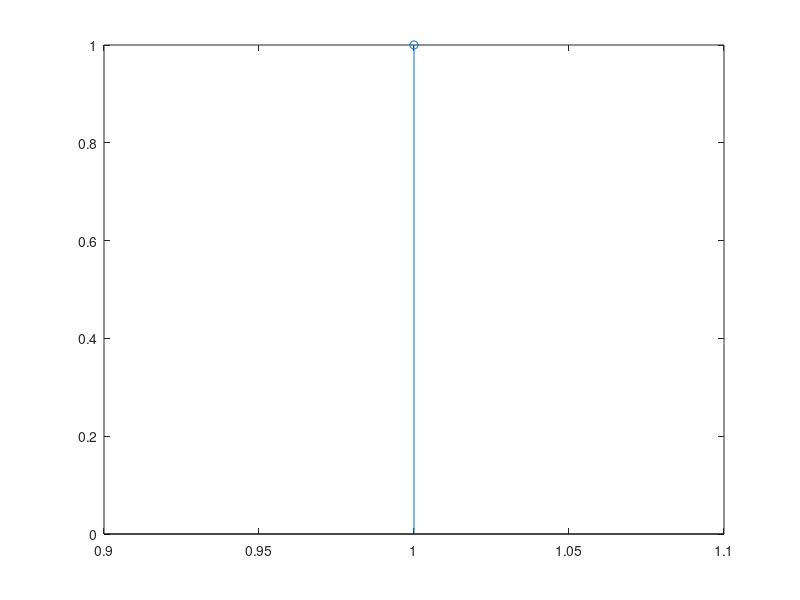

Write MATLAB code to recreate this figure. (Note: this script raises an error after producing the figure.)
for numberOfElements = [1,3,5,10,50,500]

    x = zeros(1,numberOfElements);
    for i=1:2:(numberOfElements*2-1)
       x((i+1)/2) = 1/i;
    end
    figure
    stem(x);
    title("Approximation with " + numberOfElements +" sine function");  
    
end